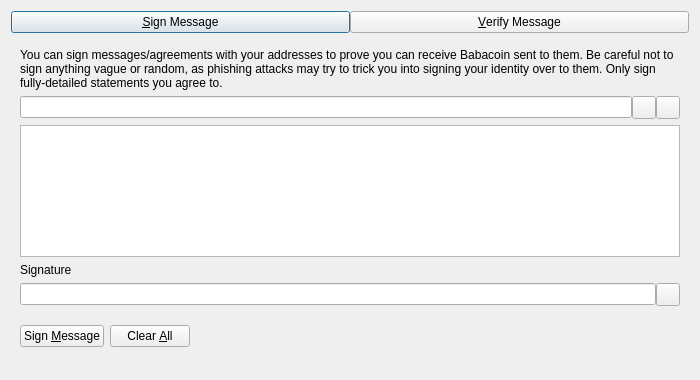
<?xml version="1.0" encoding="UTF-8"?>
<ui version="4.0">
 <class>SignVerifyMessageDialog</class>
 <widget class="QDialog" name="SignVerifyMessageDialog">
  <property name="geometry">
   <rect>
    <x>0</x>
    <y>0</y>
    <width>700</width>
    <height>380</height>
   </rect>
  </property>
  <property name="windowTitle">
   <string>Signatures - Sign / Verify a Message</string>
  </property>
  <property name="modal">
   <bool>true</bool>
  </property>
  <layout class="QVBoxLayout" name="verticalLayout">
   <item>
    <layout class="QHBoxLayout" name="horizontalLayout_Buttons_2">
     <property name="spacing">
      <number>0</number>
     </property>
     <property name="topMargin">
      <number>0</number>
     </property>
     <item>
      <widget class="QPushButton" name="btnSignMessage">
       <property name="text">
        <string>&amp;Sign Message</string>
       </property>
       <property name="checkable">
        <bool>true</bool>
       </property>
      </widget>
     </item>
     <item>
      <widget class="QPushButton" name="btnVerifyMessage">
       <property name="text">
        <string>&amp;Verify Message</string>
       </property>
       <property name="checkable">
        <bool>true</bool>
       </property>
      </widget>
     </item>
    </layout>
   </item>
   <item>
    <widget class="QStackedWidget" name="stackedWidgetSig">
     <property name="minimumSize">
      <size>
       <width>0</width>
       <height>0</height>
      </size>
     </property>
     <property name="currentIndex">
      <number>0</number>
     </property>
     <widget class="QWidget" name="pageSignMessage">
      <layout class="QVBoxLayout" name="verticalLayout_SM">
       <item>
        <widget class="QLabel" name="infoLabel_SM">
         <property name="text">
          <string>You can sign messages/agreements with your addresses to prove you can receive Babacoin sent to them. Be careful not to sign anything vague or random, as phishing attacks may try to trick you into signing your identity over to them. Only sign fully-detailed statements you agree to.</string>
         </property>
         <property name="textFormat">
          <enum>Qt::PlainText</enum>
         </property>
         <property name="wordWrap">
          <bool>true</bool>
         </property>
        </widget>
       </item>
       <item>
        <layout class="QHBoxLayout" name="horizontalLayout_1_SM">
         <property name="spacing">
          <number>0</number>
         </property>
         <item>
          <widget class="QValidatedLineEdit" name="addressIn_SM">
           <property name="toolTip">
            <string>The Babacoin address to sign the message with</string>
           </property>
          </widget>
         </item>
         <item>
          <widget class="QToolButton" name="addressBookButton_SM">
           <property name="toolTip">
            <string>Choose previously used address</string>
           </property>
           <property name="text">
            <string/>
           </property>
           <property name="shortcut">
            <string>Alt+A</string>
           </property>
          </widget>
         </item>
         <item>
          <widget class="QToolButton" name="pasteButton_SM">
           <property name="toolTip">
            <string>Paste address from clipboard</string>
           </property>
           <property name="text">
            <string/>
           </property>
           <property name="shortcut">
            <string>Alt+P</string>
           </property>
          </widget>
         </item>
        </layout>
       </item>
       <item>
        <widget class="QPlainTextEdit" name="messageIn_SM">
         <property name="toolTip">
          <string>Enter the message you want to sign here</string>
         </property>
        </widget>
       </item>
       <item>
        <widget class="QLabel" name="signatureLabel_SM">
         <property name="text">
          <string>Signature</string>
         </property>
         <property name="textFormat">
          <enum>Qt::PlainText</enum>
         </property>
        </widget>
       </item>
       <item>
        <layout class="QHBoxLayout" name="horizontalLayout_2_SM">
         <property name="spacing">
          <number>0</number>
         </property>
         <item>
          <widget class="QLineEdit" name="signatureOut_SM">
           <property name="readOnly">
            <bool>true</bool>
           </property>
          </widget>
         </item>
         <item>
          <widget class="QToolButton" name="copySignatureButton_SM">
           <property name="toolTip">
            <string>Copy the current signature to the system clipboard</string>
           </property>
           <property name="text">
            <string/>
           </property>
          </widget>
         </item>
        </layout>
       </item>
       <item>
        <layout class="QHBoxLayout" name="horizontalLayout_3_SM">
         <item>
          <widget class="QPushButton" name="signMessageButton_SM">
           <property name="toolTip">
            <string>Sign the message to prove you own this Babacoin address</string>
           </property>
           <property name="text">
            <string>Sign &amp;Message</string>
           </property>
           <property name="autoDefault">
            <bool>false</bool>
           </property>
          </widget>
         </item>
         <item>
          <widget class="QPushButton" name="clearButton_SM">
           <property name="toolTip">
            <string>Reset all sign message fields</string>
           </property>
           <property name="text">
            <string>Clear &amp;All</string>
           </property>
           <property name="autoDefault">
            <bool>false</bool>
           </property>
          </widget>
         </item>
         <item>
          <spacer name="horizontalSpacer_1_SM">
           <property name="orientation">
            <enum>Qt::Horizontal</enum>
           </property>
           <property name="sizeHint" stdset="0">
            <size>
             <width>40</width>
             <height>48</height>
            </size>
           </property>
          </spacer>
         </item>
         <item>
          <widget class="QLabel" name="statusLabel_SM">
           <property name="text">
            <string/>
           </property>
           <property name="wordWrap">
            <bool>true</bool>
           </property>
          </widget>
         </item>
         <item>
          <spacer name="horizontalSpacer_2_SM">
           <property name="orientation">
            <enum>Qt::Horizontal</enum>
           </property>
           <property name="sizeHint" stdset="0">
            <size>
             <width>40</width>
             <height>48</height>
            </size>
           </property>
          </spacer>
         </item>
        </layout>
       </item>
      </layout>
     </widget>
     <widget class="QWidget" name="pageVerifyMessage">
      <layout class="QVBoxLayout" name="verticalLayout_VM">
       <item>
        <widget class="QLabel" name="infoLabel_VM">
         <property name="text">
          <string>Enter the receiver's address, message (ensure you copy line breaks, spaces, tabs, etc. exactly) and signature below to verify the message. Be careful not to read more into the signature than what is in the signed message itself, to avoid being tricked by a man-in-the-middle attack. Note that this only proves the signing party receives with the address, it cannot prove sendership of any transaction!</string>
         </property>
         <property name="textFormat">
          <enum>Qt::PlainText</enum>
         </property>
         <property name="alignment">
          <set>Qt::AlignLeading|Qt::AlignLeft|Qt::AlignTop</set>
         </property>
         <property name="wordWrap">
          <bool>true</bool>
         </property>
        </widget>
       </item>
       <item>
        <layout class="QHBoxLayout" name="horizontalLayout_1_VM">
         <property name="spacing">
          <number>0</number>
         </property>
         <item>
          <widget class="QValidatedLineEdit" name="addressIn_VM">
           <property name="toolTip">
            <string>The Babacoin address the message was signed with</string>
           </property>
          </widget>
         </item>
         <item>
          <widget class="QToolButton" name="addressBookButton_VM">
           <property name="toolTip">
            <string>Choose previously used address</string>
           </property>
           <property name="text">
            <string/>
           </property>
           <property name="shortcut">
            <string>Alt+A</string>
           </property>
          </widget>
         </item>
        </layout>
       </item>
       <item>
        <widget class="QPlainTextEdit" name="messageIn_VM"/>
       </item>
       <item>
        <widget class="QValidatedLineEdit" name="signatureIn_VM"/>
       </item>
       <item>
        <layout class="QHBoxLayout" name="horizontalLayout_2_VM">
         <item>
          <widget class="QPushButton" name="verifyMessageButton_VM">
           <property name="toolTip">
            <string>Verify the message to ensure it was signed with the specified Babacoin address</string>
           </property>
           <property name="text">
            <string>Verify &amp;Message</string>
           </property>
           <property name="autoDefault">
            <bool>false</bool>
           </property>
          </widget>
         </item>
         <item>
          <widget class="QPushButton" name="clearButton_VM">
           <property name="toolTip">
            <string>Reset all verify message fields</string>
           </property>
           <property name="text">
            <string>Clear &amp;All</string>
           </property>
           <property name="autoDefault">
            <bool>false</bool>
           </property>
          </widget>
         </item>
         <item>
          <spacer name="horizontalSpacer_1_VM">
           <property name="orientation">
            <enum>Qt::Horizontal</enum>
           </property>
           <property name="sizeHint" stdset="0">
            <size>
             <width>40</width>
             <height>48</height>
            </size>
           </property>
          </spacer>
         </item>
         <item>
          <widget class="QLabel" name="statusLabel_VM">
           <property name="text">
            <string/>
           </property>
           <property name="wordWrap">
            <bool>true</bool>
           </property>
          </widget>
         </item>
         <item>
          <spacer name="horizontalSpacer_2_VM">
           <property name="orientation">
            <enum>Qt::Horizontal</enum>
           </property>
           <property name="sizeHint" stdset="0">
            <size>
             <width>40</width>
             <height>48</height>
            </size>
           </property>
          </spacer>
         </item>
        </layout>
       </item>
      </layout>
     </widget>
    </widget>
   </item>
  </layout>
 </widget>
 <customwidgets>
  <customwidget>
   <class>QValidatedLineEdit</class>
   <extends>QLineEdit</extends>
   <header>qt/qvalidatedlineedit.h</header>
  </customwidget>
 </customwidgets>
 <resources>
  <include location="../babacoin.qrc"/>
 </resources>
 <connections/>
</ui>
